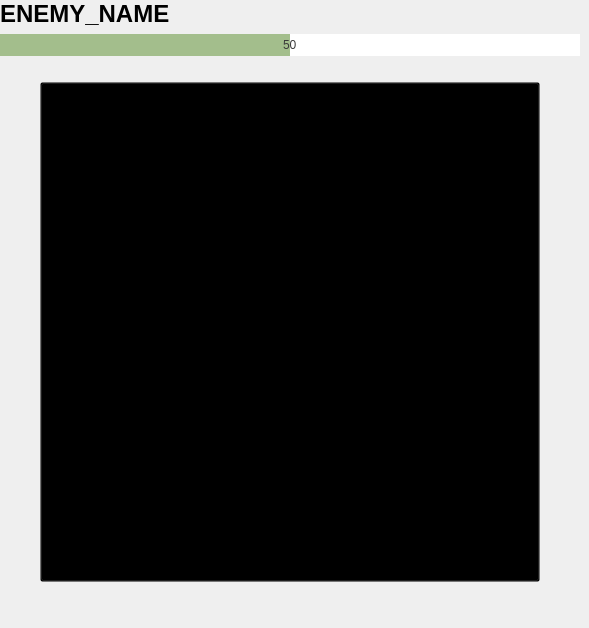
               <widget class="QWidget" name="enemyInfo" native="true">
                <property name="styleSheet">
                 <string notr="true"/>
                </property>
                <layout class="QVBoxLayout" name="enemyInfoButton" stretch="0,0,0,0">
                 <property name="leftMargin">
                  <number>0</number>
                 </property>
                 <property name="topMargin">
                  <number>0</number>
                 </property>
                 <property name="rightMargin">
                  <number>9</number>
                 </property>
                 <item>
                  <layout class="QVBoxLayout" name="enemyNameHealth">
                   <item>
                    <widget class="QLabel" name="enemyName">
                     <property name="text">
                      <string>&lt;h1&gt;ENEMY_NAME&lt;/h1&gt;</string>
                     </property>
                     <property name="alignment">
                      <set>Qt::AlignLeading|Qt::AlignLeft|Qt::AlignVCenter</set>
                     </property>
                    </widget>
                   </item>
                   <item>
                    <widget class="QProgressBar" name="healthBar">
                     <property name="styleSheet">
                      <string notr="true">QProgressBar {
            background-color: rgb(255, 255, 255);
            color: rgb(58, 58, 58);
            border-style: outset;
            text-align: center;
        }

        QProgressBar::chunk {
            background-color: #A3BE8C;
        }
        </string>
                     </property>
                     <property name="minimum">
                      <number>0</number>
                     </property>
                     <property name="value">
                      <number>50</number>
                     </property>
                     <property name="textVisible">
                      <bool>true</bool>
                     </property>
                     <property name="format">
                      <string>%v</string>
                     </property>
                    </widget>
                   </item>
                  </layout>
                 </item>
                 <item>
                  <spacer name="enemyDivSpacerBarButton">
                   <property name="orientation">
                    <enum>Qt::Vertical</enum>
                   </property>
                   <property name="sizeType">
                    <enum>QSizePolicy::Expanding</enum>
                   </property>
                   <property name="sizeHint" stdset="0">
                    <size>
                     <width>20</width>
                     <height>20</height>
                    </size>
                   </property>
                  </spacer>
                 </item>
                 <item>
                  <layout class="QHBoxLayout" name="enemyDiv">
                   <item>
                    <spacer name="leftSpacerEnemyButton">
                     <property name="orientation">
                      <enum>Qt::Horizontal</enum>
                     </property>
                     <property name="sizeType">
                      <enum>QSizePolicy::Expanding</enum>
                     </property>
                     <property name="sizeHint" stdset="0">
                      <size>
                       <width>40</width>
                       <height>20</height>
                      </size>
                     </property>
                    </spacer>
                   </item>
                   <item>
                    <widget class="QPushButton" name="enemyButton">
                     <property name="minimumSize">
                      <size>
                       <width>500</width>
                       <height>500</height>
                      </size>
                     </property>
                     <property name="styleSheet">
                      <string notr="true">QPushButton {
	background-color: transparent;
}
</string>
                     </property>
                     <property name="text">
                      <string/>
                     </property>
                    </widget>
                   </item>
                   <item>
                    <spacer name="rightSpacerEnemyButton">
                     <property name="orientation">
                      <enum>Qt::Horizontal</enum>
                     </property>
                     <property name="sizeType">
                      <enum>QSizePolicy::Expanding</enum>
                     </property>
                     <property name="sizeHint" stdset="0">
                      <size>
                       <width>40</width>
                       <height>20</height>
                      </size>
                     </property>
                    </spacer>
                   </item>
                  </layout>
                 </item>
                 <item>
                  <spacer name="spacerGroundEnemy">
                   <property name="orientation">
                    <enum>Qt::Vertical</enum>
                   </property>
                   <property name="sizeType">
                    <enum>QSizePolicy::Preferred</enum>
                   </property>
                   <property name="sizeHint" stdset="0">
                    <size>
                     <width>20</width>
                     <height>35</height>
                    </size>
                   </property>
                  </spacer>
                 </item>
                </layout>
               </widget>
